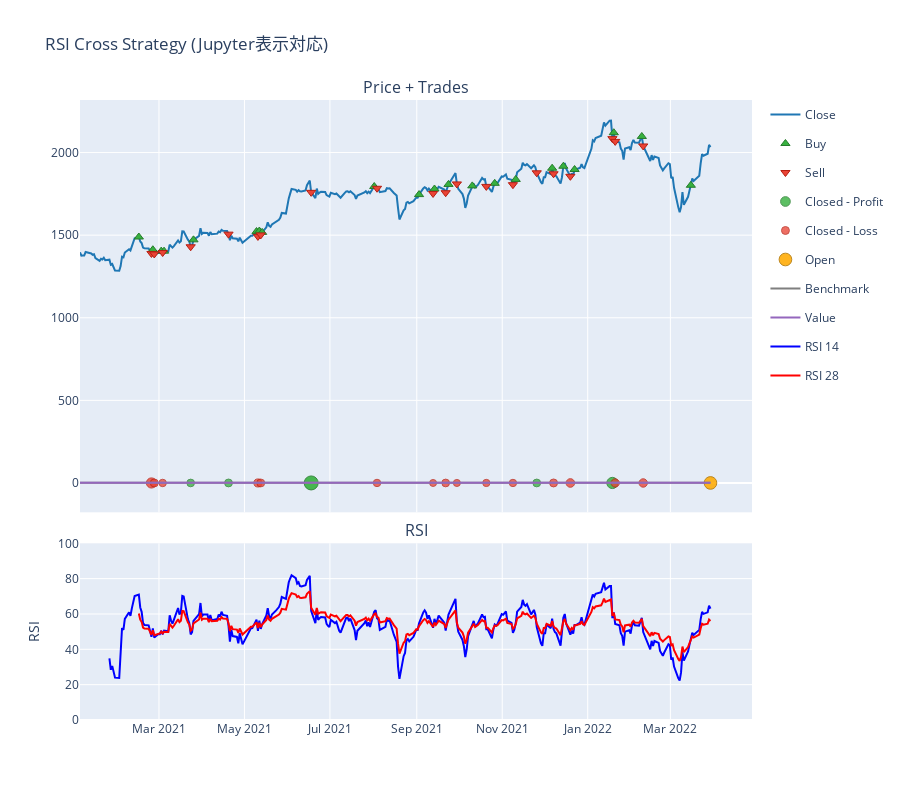

Notebook cell for this chart:
### Code cell
import vectorbt as vbt
import yfinance as yf
import talib as ta
import pandas as pd
from plotly.subplots import make_subplots
import plotly.graph_objects as go

# --- データ取得 ---
price = vbt.YFData.download('7203.T', start='2021-01-01', end='2022-03-31').get('Close')
if isinstance(price, pd.DataFrame) and isinstance(price.columns, pd.MultiIndex):
    price = price.iloc[:, 0]  # マルチインデックス対策

# --- RSI計算 ---
n1, n2 = 14, 28
rsiS = ta.RSI(price, timeperiod=n1)
rsiL = ta.RSI(price, timeperiod=n2)

# --- シグナル ---
entries = rsiS > rsiL
exits = rsiS < rsiL
entries = entries.fillna(False)
exits = exits.fillna(False)

# --- バックテスト実行 ---
pf = vbt.Portfolio.from_signals(price, entries, exits, init_cash=10000, fees=0.002)

# --- チャート構築（2段構え） ---
main_fig = pf.plot()  # vectorbt標準チャート
fig = make_subplots(rows=2, cols=1, shared_xaxes=True,
                    row_heights=[0.7, 0.3], vertical_spacing=0.05,
                    subplot_titles=("Price + Trades", "RSI"))

# メインチャート追加（上段）
for trace in main_fig.data:
    fig.add_trace(trace, row=1, col=1)

# RSI追加（下段）
fig.add_trace(go.Scatter(x=price.index, y=rsiS, mode='lines', name=f'RSI {n1}', line=dict(color='blue')), row=2, col=1)
fig.add_trace(go.Scatter(x=price.index, y=rsiL, mode='lines', name=f'RSI {n2}', line=dict(color='red')), row=2, col=1)

# 軸設定
fig.update_yaxes(title_text="RSI", range=[0, 100], row=2, col=1)
fig.update_layout(height=800, showlegend=True, title_text="RSI Cross Strategy (Jupyter表示対応)")

# ✅ ここでJupyterに直接表示（iframeレンダラー使用）
fig.show()

### Figure 1 — Plotly figure (JSON) as saved in the notebook; plotly's stock layout.template omitted (floating-point values rounded to 4 significant figures; data arrays with more than 128 entries replaced by an {"elided": "..."} marker saying what was removed)
{"data": [{"legendgroup": "0", "line": {"color": "#1f77b4"}, "name": "Close", "showlegend": true, "type": "scatter", "uid": "9ef68863-15b0-452d-b036-54ee35e2b685", "x": {"elided": "303 str values"}, "xaxis": "x", "y": {"elided": "303 float values"}, "yaxis": "y"}, {"customdata": [[0, 6.703, 19.96], [2, 6.571, 18.55], [4, 6.464, 18.14], [6, 6.4, 17.96], [8, 6.193, 18.23], [10, 6.104, 18.58], [12, 5.95, 18.15], [14, 5.866, 17.8], [16, 5.728, 20.56], [18, 5.83, 20.35], [20, 5.719, 20.35], [22, 5.538, 20.01], [24, 5.552, 19.97], [26, 5.473, 19.85], [28, 5.357, 19.69], [30, 5.259, 20.04], [32, 5.113, 19.61], [34, 4.982, 18.91], [36, 4.878, 20.68], [38, 4.79, 20.09], [40, 5.401, 19.46]], "hovertemplate": "Order Id: %{customdata[0]}<br>Timestamp: %{x}<br>Price: %{y}<br>Size: %{customdata[1]:.6f}<br>Fees: %{customdata[2]:.6f}", "legendgroup": "1", "marker": {"color": "#37B13F", "line": {"color": "rgb(38,123,44)", "width": 1}, "size": 8, "symbol": "triangle-up"}, "mode": "markers", "name": "Buy", "type": "scatter", "uid": "bb050f13-a20e-4e0a-bd09-dcdfa1ad62eb", "x": ["2021-02-14T15:00:00+00:00", "2021-02-24T15:00:00+00:00", "2021-03-02T15:00:00+00:00", "2021-03-04T15:00:00+00:00", "2021-03-25T15:00:00+00:00", "2021-05-09T15:00:00+00:00", "2021-05-11T15:00:00+00:00", "2021-05-13T15:00:00+00:00", "2021-08-01T15:00:00+00:00", "2021-09-02T15:00:00+00:00", "2021-09-13T15:00:00+00:00", "2021-09-23T15:00:00+00:00", "2021-10-10T15:00:00+00:00", "2021-10-26T15:00:00+00:00", "2021-11-10T15:00:00+00:00", "2021-12-06T15:00:00+00:00", "2021-12-14T15:00:00+00:00", "2021-12-22T15:00:00+00:00", "2022-01-19T15:00:00+00:00", "2022-02-08T15:00:00+00:00", "2022-03-15T15:00:00+00:00"], "xaxis": "x", "y": [1489.0, 1412.0, 1403.0, 1403.0, 1472.0, 1522.0, 1525.0, 1517.0, 1795.0, 1746.0, 1780.0, 1807.0, 1798.0, 1814.0, 1837.0, 1905.0, 1917.0, 1897.0, 2120.0, 2097.0, 1802.0], "yaxis": "y"}, {"customdata": [[1, 6.703, 18.63], [3, 6.571, 18.22], [5, 6.464, 18.03], [7, 6.4, 18.3], [9, 6.193, 18.65], [11, 6.104, 18.22], [13, 5.95, 17.87], [15, 5.866, 20.64], [17, 5.728, 20.43], [19, 5.83, 20.43], [21, 5.719, 20.1], [23, 5.538, 20.05], [25, 5.552, 19.93], [27, 5.473, 19.76], [29, 5.357, 20.12], [31, 5.259, 19.68], [33, 5.113, 18.98], [35, 4.982, 20.77], [37, 4.878, 20.17], [39, 4.79, 19.54]], "hovertemplate": "Order Id: %{customdata[0]}<br>Timestamp: %{x}<br>Price: %{y}<br>Size: %{customdata[1]:.6f}<br>Fees: %{customdata[2]:.6f}", "legendgroup": "2", "marker": {"color": "#EA4335", "line": {"color": "rgb(181,31,18)", "width": 1}, "size": 8, "symbol": "triangle-down"}, "mode": "markers", "name": "Sell", "type": "scatter", "uid": "0e7332e0-04f9-42d9-9d48-042d4488df54", "x": ["2021-02-23T15:00:00+00:00", "2021-02-25T15:00:00+00:00", "2021-03-03T15:00:00+00:00", "2021-03-23T15:00:00+00:00", "2021-04-19T15:00:00+00:00", "2021-05-10T15:00:00+00:00", "2021-05-12T15:00:00+00:00", "2021-06-17T15:00:00+00:00", "2021-08-03T15:00:00+00:00", "2021-09-12T15:00:00+00:00", "2021-09-21T15:00:00+00:00", "2021-09-29T15:00:00+00:00", "2021-10-20T15:00:00+00:00", "2021-11-08T15:00:00+00:00", "2021-11-25T15:00:00+00:00", "2021-12-07T15:00:00+00:00", "2021-12-19T15:00:00+00:00", "2022-01-18T15:00:00+00:00", "2022-01-20T15:00:00+00:00", "2022-02-09T15:00:00+00:00"], "xaxis": "x", "y": [1389.0, 1386.0, 1395.0, 1430.0, 1506.0, 1492.0, 1501.0, 1759.0, 1784.0, 1753.0, 1757.0, 1810.0, 1795.0, 1806.0, 1878.0, 1872.0, 1856.0, 2084.0, 2068.0, 2040.0], "yaxis": "y"}, {"customdata": [[3, 3, 133.9, 0.01491], [4, 4, 176.2, 0.01933], [7, 7, 1384.0, 0.1555], [14, 14, 176.0, 0.01788], [17, 17, 891.4, 0.0943]], "hovertemplate": "Exit Trade Id: %{customdata[0]}<br>Position Id: %{customdata[1]}<br>Exit Timestamp: %{x}<br>PnL: %{customdata[2]:.6f}<br>Return: %{customdata[3]:.2%}", "legendgroup": "3", "marker": {"color": "#37B13F", "line": {"color": "rgb(38,123,44)", "width": 1}, "opacity": [0.7644, 0.7686, 0.9, 0.7672, 0.841], "size": [7.671, 7.87, 14, 7.804, 11.24], "symbol": "circle"}, "mode": "markers", "name": "Closed - Profit", "type": "scatter", "uid": "39f9d88a-82eb-4c57-902b-ec365618d2b5", "x": ["2021-03-23T15:00:00+00:00", "2021-04-19T15:00:00+00:00", "2021-06-17T15:00:00+00:00", "2021-11-25T15:00:00+00:00", "2022-01-18T15:00:00+00:00"], "xaxis": "x", "y": [0.01491, 0.01933, 0.1555, 0.01788, 0.0943], "yaxis": "y"}, {"customdata": [[0, 0, -705.4, -0.07068], [1, 1, -204.5, -0.02205], [2, 2, -91.94, -0.01013], [5, 5, -217.0, -0.02336], [6, 6, -175.5, -0.01934], [8, 8, -102.5, -0.00997], [9, 9, -0.1061, -1.042e-05], [10, 10, -169.4, -0.01664], [11, 11, -23.32, -0.00233], [12, 12, -57.49, -0.005758], [13, 13, -84.2, -0.008482], [15, 15, -215.8, -0.02154], [16, 16, -350.9, -0.0358], [18, 18, -296.9, -0.02871], [19, 19, -314.9, -0.03135]], "hovertemplate": "Exit Trade Id: %{customdata[0]}<br>Position Id: %{customdata[1]}<br>Exit Timestamp: %{x}<br>PnL: %{customdata[2]:.6f}<br>Return: %{customdata[3]:.2%}", "legendgroup": "4", "marker": {"color": "#EA4335", "line": {"color": "rgb(181,31,18)", "width": 1}, "opacity": [0.8182, 0.7713, 0.7598, 0.7725, 0.7686, 0.7596, 0.75, 0.766, 0.7522, 0.7555, 0.7582, 0.7708, 0.7845, 0.7777, 0.7802], "size": [10.18, 7.992, 7.456, 8.051, 7.87, 7.448, 7, 7.749, 7.104, 7.259, 7.381, 7.969, 8.611, 8.292, 8.411], "symbol": "circle"}, "mode": "markers", "name": "Closed - Loss", "type": "scatter", "uid": "faecb25a-097e-4b75-84ed-4c6adf36688d", "x": ["2021-02-23T15:00:00+00:00", "2021-02-25T15:00:00+00:00", "2021-03-03T15:00:00+00:00", "2021-05-10T15:00:00+00:00", "2021-05-12T15:00:00+00:00", "2021-08-03T15:00:00+00:00", "2021-09-12T15:00:00+00:00", "2021-09-21T15:00:00+00:00", "2021-09-29T15:00:00+00:00", "2021-10-20T15:00:00+00:00", "2021-11-08T15:00:00+00:00", "2021-12-07T15:00:00+00:00", "2021-12-19T15:00:00+00:00", "2022-01-20T15:00:00+00:00", "2022-02-09T15:00:00+00:00"], "xaxis": "x", "y": [-0.07068, -0.02205, -0.01013, -0.02336, -0.01934, -0.00997, -1.042e-05, -0.01664, -0.00233, -0.005758, -0.008482, -0.02154, -0.0358, -0.02871, -0.03135], "yaxis": "y"}, {"customdata": [[20, 20, 1229.0, 0.1262]], "hovertemplate": "Exit Trade Id: %{customdata[0]}<br>Position Id: %{customdata[1]}<br>Exit Timestamp: %{x}<br>PnL: %{customdata[2]:.6f}<br>Return: %{customdata[3]:.2%}", "legendgroup": "5", "marker": {"color": "#FFAA00", "line": {"color": "rgb(178,118,0)", "width": 1}, "opacity": [0.8718], "size": [12.68], "symbol": "circle"}, "mode": "markers", "name": "Open", "type": "scatter", "uid": "653429c4-0992-40c9-8108-500df6120c28", "x": ["2022-03-29T15:00:00+00:00"], "xaxis": "x", "y": [0.1262], "yaxis": "y"}, {"legendgroup": "6", "line": {"color": "#7f7f7f"}, "name": "Benchmark", "showlegend": true, "type": "scatter", "uid": "2551122a-8aeb-493f-990a-7539a87fbed3", "x": {"elided": "303 str values"}, "xaxis": "x", "y": {"elided": "303 float values"}, "yaxis": "y"}, {"hoverinfo": "skip", "legendgroup": "7", "line": {"color": "rgba(0, 0, 0, 0)", "width": 0}, "opacity": 0, "showlegend": false, "type": "scatter", "uid": "7385c5bb-12ee-4439-aa62-1a9c20480bb7", "x": {"elided": "303 str values"}, "xaxis": "x", "y": {"elided": "303 int values"}, "yaxis": "y"}, {"connectgaps": false, "fill": "tonexty", "fillcolor": "rgba(0, 128, 0, 0.3)", "hoverinfo": "skip", "legendgroup": "7", "line": {"color": "rgba(0, 0, 0, 0)", "width": 0}, "opacity": 0, "showlegend": false, "type": "scatter", "uid": "1c11d582-fb0e-418f-a5c5-409e86c98f26", "x": {"elided": "303 str values"}, "xaxis": "x", "y": {"elided": "303 float values"}, "yaxis": "y"}, {"hoverinfo": "skip", "legendgroup": "7", "line": {"color": "rgba(0, 0, 0, 0)", "width": 0}, "opacity": 0, "showlegend": false, "type": "scatter", "uid": "3583ddb1-e705-4499-a28a-5c6cd9f5d66a", "x": {"elided": "303 str values"}, "xaxis": "x", "y": {"elided": "303 int values"}, "yaxis": "y"}, {"connectgaps": false, "fill": "tonexty", "fillcolor": "rgba(255, 0, 0, 0.3)", "hoverinfo": "skip", "legendgroup": "7", "line": {"color": "rgba(0, 0, 0, 0)", "width": 0}, "opacity": 0, "showlegend": false, "type": "scatter", "uid": "07dcd902-48ba-4b81-9431-20f0e8ec8dc8", "x": {"elided": "303 str values"}, "xaxis": "x", "y": {"elided": "303 float values"}, "yaxis": "y"}, {"legendgroup": "8", "line": {"color": "#9467bd"}, "name": "Value", "showlegend": true, "type": "scatter", "uid": "74ab648f-918a-4b15-9d34-f83ce61015aa", "x": {"elided": "303 str values"}, "xaxis": "x", "y": {"elided": "303 float values"}, "yaxis": "y"}, {"hoverinfo": "skip", "legendgroup": "7", "line": {"color": "rgba(0, 0, 0, 0)", "width": 0}, "opacity": 0, "showlegend": false, "type": "scatter", "uid": "90d6fc94-e2ae-49b8-9b27-44030e9f4f07", "x": {"elided": "303 str values"}, "xaxis": "x", "y": {"elided": "303 int values"}, "yaxis": "y"}, {"line": {"color": "blue"}, "mode": "lines", "name": "RSI 14", "type": "scatter", "x": {"elided": "303 str values"}, "xaxis": "x2", "y": {"elided": "303 float values"}, "yaxis": "y2"}, {"line": {"color": "red"}, "mode": "lines", "name": "RSI 28", "type": "scatter", "x": {"elided": "303 str values"}, "xaxis": "x2", "y": {"elided": "303 float values"}, "yaxis": "y2"}], "layout": {"annotations": [{"font": {"size": 16}, "showarrow": false, "text": "Price + Trades", "x": 0.5, "xanchor": "center", "xref": "paper", "y": 1.0, "yanchor": "bottom", "yref": "paper"}, {"font": {"size": 16}, "showarrow": false, "text": "RSI", "x": 0.5, "xanchor": "center", "xref": "paper", "y": 0.285, "yanchor": "bottom", "yref": "paper"}], "height": 800, "showlegend": true, "title": {"text": "RSI Cross Strategy (Jupyter表示対応)"}, "xaxis": {"anchor": "y", "domain": [0, 1], "matches": "x2", "showticklabels": false}, "xaxis2": {"anchor": "y2", "domain": [0, 1]}, "yaxis": {"anchor": "x", "domain": [0.335, 1.0]}, "yaxis2": {"anchor": "x2", "domain": [0, 0.285], "range": [0, 100], "title": {"text": "RSI"}}}}
